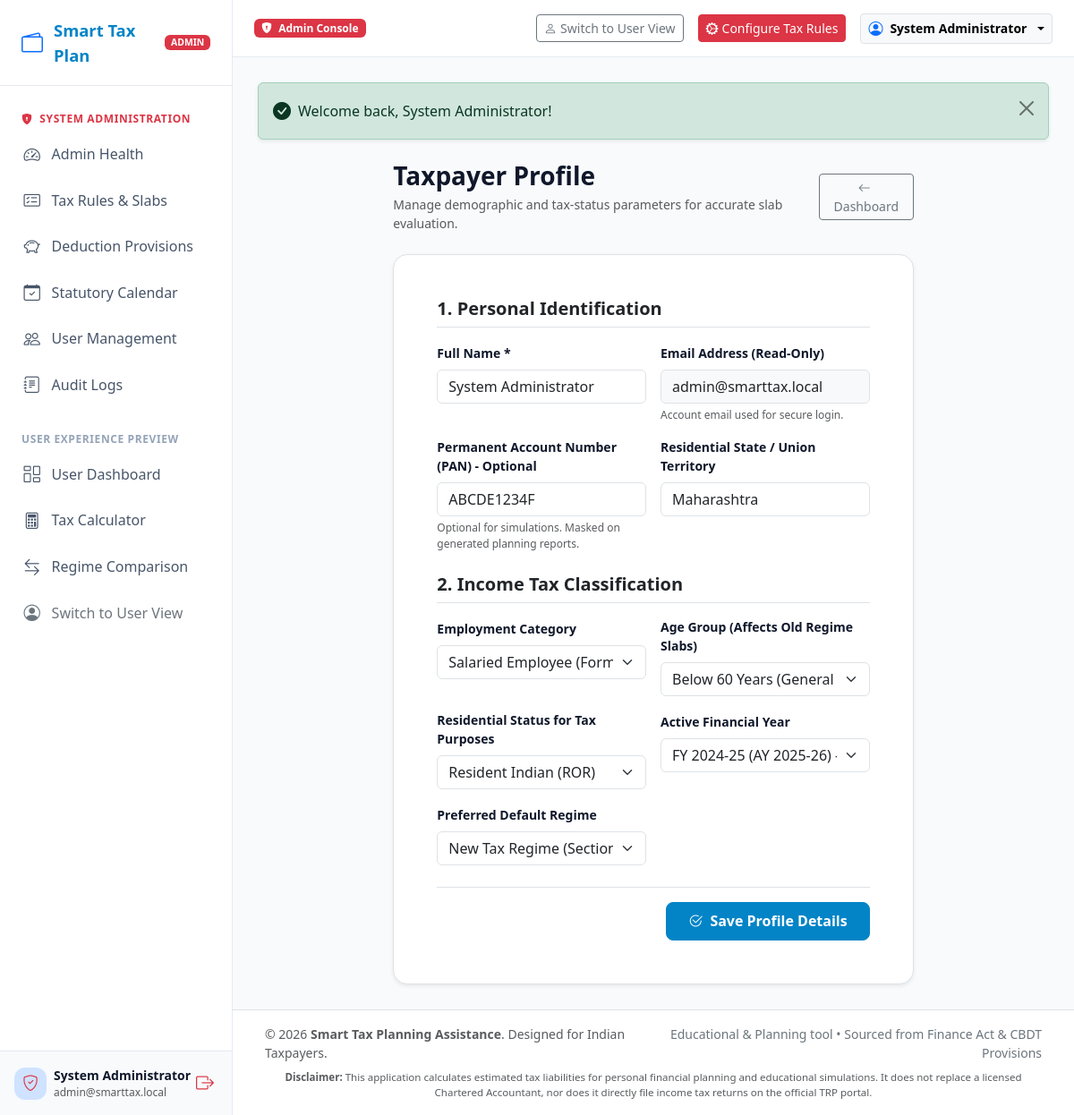
The app's page /profile.php (signed in) with its own data.
### tables this page shows
CREATE TABLE `financial_profiles` (
    `id` INT AUTO_INCREMENT PRIMARY KEY,
    `user_id` INT NOT NULL,
    `financial_year` VARCHAR(10) NOT NULL DEFAULT '2024-25',
    `employment_category` ENUM('salaried', 'self_employed', 'professional', 'student', 'senior_citizen') NOT NULL DEFAULT 'salaried',
    `residential_status` ENUM('resident', 'nri', 'rnor') NOT NULL DEFAULT 'resident',
    `age_category` ENUM('below_60', 'senior_60_80', 'super_senior_80') NOT NULL DEFAULT 'below_60',
    `state` VARCHAR(100) NOT NULL DEFAULT 'Delhi',
    `pan_number` VARCHAR(20) NULL,
    `default_regime` ENUM('new', 'old') NOT NULL DEFAULT 'new',
    `created_at` DATETIME NOT NULL DEFAULT CURRENT_TIMESTAMP,
    `updated_at` DATETIME NOT NULL DEFAULT CURRENT_TIMESTAMP ON UPDATE CURRENT_TIMESTAMP,
    INDEX `idx_profiles_user_fy` (`user_id`, `financial_year`),
    CONSTRAINT `fk_profile_user` FOREIGN KEY (`user_id`) REFERENCES `users` (`id`) ON DELETE CASCADE
);

CREATE TABLE `users` (
    `id` INT AUTO_INCREMENT PRIMARY KEY,
    `name` VARCHAR(150) NOT NULL,
    `email` VARCHAR(191) NOT NULL UNIQUE,
    `password_hash` VARCHAR(255) NOT NULL,
    `role` ENUM('user', 'admin') NOT NULL DEFAULT 'user',
    `status` ENUM('active', 'inactive', 'suspended') NOT NULL DEFAULT 'active',
    `last_login` DATETIME NULL,
    `created_at` DATETIME NOT NULL DEFAULT CURRENT_TIMESTAMP,
    `updated_at` DATETIME NOT NULL DEFAULT CURRENT_TIMESTAMP ON UPDATE CURRENT_TIMESTAMP,
    INDEX `idx_users_email` (`email`),
    INDEX `idx_users_role` (`role`)
);

### profile.php (the view, shortened to what the rows shown need)
<?php
require_once __DIR__ . '/config/app.php';
require_once __DIR__ . '/repositories/UserRepository.php';
$userId = $_SESSION['user_id'];
$userRepo = new UserRepository();
$profile = $userRepo->findById($userId);
require_once __DIR__ . '/includes/header.php';
?>
<div class="row justify-content-center">
    <div class="col-lg-8">
        <div class="glass-card p-4 p-md-5 bg-white border shadow-sm">
            <form method="POST" action="<?= baseUrl('profile.php') ?>">
                <div class="row g-3 mb-4">
                    <div class="col-md-6">
                        <label for="name" class="form-label small fw-semibold">Full Name *</label>
                        <input type="text" class="form-control" id="name" name="name" value="<?= e($profile['name']) ?>" required>
                    </div>
                    <div class="col-md-6">
                        <label for="email" class="form-label small fw-semibold">Email Address (Read-Only)</label>
                        <input type="email" class="form-control bg-light" id="email" value="<?= e($profile['email']) ?>" readonly>
                        <div class="form-text" style="font-size:0.75rem;">Account email used for secure login.</div>
                    </div>
                    <div class="col-md-6">
                        <label for="pan_number" class="form-label small fw-semibold">Permanent Account Number (PAN) - Optional</label>
                        <input type="text" class="form-control text-uppercase" id="pan_number" name="pan_number" maxlength="10" value="<?= e($profile['pan_number'] ?? '') ?>" placeholder="ABCDE1234F">
                        <div class="form-text" style="font-size:0.75rem;">Optional for simulations. Masked on generated planning reports.</div>
                    </div>
                    <div class="col-md-6">
                        <label for="state" class="form-label small fw-semibold">Residential State / Union Territory</label>
                        <input type="text" class="form-control" id="state" name="state" value="<?= e($profile['state'] ?? 'Delhi') ?>">
                    </div>
                </div>
                <div class="row g-3 mb-4">
                    <div class="col-md-6">
                        <label for="employment_category" class="form-label small fw-semibold">Employment Category</label>
                        <select class="form-select" id="employment_category" name="employment_category">
                            <option value="salaried" <?= ($profile['employment_category'] ?? '') === 'salaried' ? 'selected' : '' ?>>Salaried Employee (Form 16)</option>
                        </select>
                    </div>
                    <div class="col-md-6">
                        <label for="age_category" class="form-label small fw-semibold">Age Group (Affects Old Regime Slabs)</label>
                        <select class="form-select" id="age_category" name="age_category">
                            <option value="below_60" <?= ($profile['age_category'] ?? '') === 'below_60' ? 'selected' : '' ?>>Below 60 Years (General Individual)</option>
                        </select>
                    </div>
                    <div class="col-md-6">
                        <label for="residential_status" class="form-label small fw-semibold">Residential Status for Tax Purposes</label>
                        <select class="form-select" id="residential_status" name="residential_status">
                            <option value="resident" <?= ($profile['residential_status'] ?? '') === 'resident' ? 'selected' : '' ?>>Resident Indian (ROR)</option>
                        </select>
                    </div>
                    <div class="col-md-6">
                        <label for="financial_year" class="form-label small fw-semibold">Active Financial Year</label>
                        <select class="form-select" id="financial_year" name="financial_year">
                            <option value="2024-25" <?= ($profile['financial_year'] ?? '') === '2024-25' ? 'selected' : '' ?>>FY 2024-25 (AY 2025-26) - Revised Slabs</option>
                        </select>
                    </div>
                    <div class="col-md-6">
                        <label for="default_regime" class="form-label small fw-semibold">Preferred Default Regime</label>
                        <select class="form-select" id="default_regime" name="default_regime">
                            <option value="new" <?= ($profile['default_regime'] ?? '') === 'new' ? 'selected' : '' ?>>New Tax Regime (Section 115BAC)</option>
                        </select>
                    </div>
                </div>
            </form>
        </div>
    </div>
</div>
<?php require_once __DIR__ . '/includes/footer.php'; ?>

### includes/header.php (shortened to what the rows shown need)
<?php
require_once __DIR__ . '/../config/app.php';
$flash = getFlash();
?>
<!DOCTYPE html>
<html lang="en">
<head>
    <link href="https://cdn.jsdelivr.net/npm/bootstrap@5.3.2/dist/css/bootstrap.min.css" rel="stylesheet">
    <link rel="stylesheet" href="https://cdn.jsdelivr.net/npm/bootstrap-icons@1.11.3/font/bootstrap-icons.min.css">
    <link rel="stylesheet" href="<?= baseUrl('assets/css/style.css') ?>">
    <link rel="stylesheet" href="<?= baseUrl('assets/css/dashboard.css') ?>">
    <link rel="stylesheet" href="<?= baseUrl('assets/css/admin.css') ?>">
</head>
<body>
<?php if (isLoggedIn()): ?>
<div class="app-wrapper">
    <?php require_once __DIR__ . '/sidebar.php'; ?>
    <div class="app-main">
        <header class="app-navbar no-print">
            <div class="d-flex align-items-center gap-3">
                <div class="d-none d-md-flex align-items-center gap-2">
                    <?php if ($isAdminDir || $isAdmin): ?>
                        <span class="badge bg-danger text-white px-2 py-1">
                            <i class="bi bi-shield-lock-fill me-1"></i> Admin Console
                        </span>
                    <?php endif; ?>
                </div>
            </div>
            <div class="d-flex align-items-center gap-3">
                <?php if ($isAdminDir || $isAdmin): ?>
                    <a href="<?= baseUrl('admin/switch.php?to=user') ?>" class="btn btn-sm btn-outline-secondary d-none d-sm-inline-flex align-items-center gap-1" title="Switch to regular user view">
                        <i class="bi bi-person"></i> Switch to User View
                    </a>
                    <a href="<?= baseUrl('admin/tax_rules.php') ?>" class="btn btn-sm btn-danger d-none d-sm-inline-flex align-items-center gap-1">
                        <i class="bi bi-gear-wide-connected"></i> Configure Tax Rules
                    </a>
                <?php endif; ?>
                <div class="dropdown">
                    <button class="btn btn-sm btn-light border dropdown-toggle d-flex align-items-center gap-2" type="button" data-bs-toggle="dropdown" aria-expanded="false">
                        <i class="bi bi-person-circle fs-6 text-primary"></i>
                        <span class="d-none d-md-inline fw-semibold"><?= e($user['name'] ?? 'Account') ?></span>
                    </button>
                </div>
            </div>
        </header>
        <main class="app-content">
            <?php if ($flash): ?>
                <div class="alert alert-<?= e($flash['type']) ?> alert-dismissible fade show shadow-sm mb-4" role="alert">
                    <div class="d-flex align-items-center gap-2">
                        <?php if ($flash['type'] === 'success'): ?>
                            <i class="bi bi-check-circle-fill fs-5"></i>
                        <?php elseif ($flash['type'] === 'danger'): ?>
                            <i class="bi bi-exclamation-triangle-fill fs-5"></i>
                        <?php else: ?>
                            <i class="bi bi-info-circle-fill fs-5"></i>
                        <?php endif; ?>
                        <div><?= e($flash['message']) ?></div>
                    </div>
                    <button type="button" class="btn-close" data-bs-dismiss="alert" aria-label="Close"></button>
                </div>
            <?php endif; ?>
<?php endif; ?>

### includes/sidebar.php (shortened to what the rows shown need)
<?php
$currentScript = basename($_SERVER['PHP_SELF'] ?? '');
$user = currentUser();
$isAdmin = ($user['role'] ?? '') === 'admin';
$isAdminDir = str_contains($_SERVER['SCRIPT_NAME'] ?? '', '/admin/');
?>
<aside class="app-sidebar no-print">
    <a href="<?= ($isAdminDir || $isAdmin) ? baseUrl('admin/dashboard.php') : baseUrl('dashboard.php') ?>" class="sidebar-brand">
        <i class="bi bi-wallet2 text-primary"></i>
        <span>Smart Tax Plan</span>
        <?php if ($isAdminDir || $isAdmin): ?>
            <span class="badge bg-danger small ms-auto" style="font-size:0.65rem;">ADMIN</span>
        <?php endif; ?>
    </a>
    <div class="sidebar-menu">
        <?php if ($isAdminDir || $isAdmin): ?>
            <div class="sidebar-section-title text-danger fw-bold">
                <i class="bi bi-shield-lock-fill me-1"></i> System Administration
            </div>
            <a href="<?= baseUrl('admin/dashboard.php') ?>" class="sidebar-link <?= ($currentScript === 'dashboard.php' && $isAdminDir) ? 'active' : '' ?>">
                <i class="bi bi-speedometer2"></i>
                <span>Admin Health</span>
            </a>
            <a href="<?= baseUrl('admin/tax_rules.php') ?>" class="sidebar-link <?= ($currentScript === 'tax_rules.php') ? 'active' : '' ?>">
                <i class="bi bi-card-checklist"></i>
                <span>Tax Rules &amp; Slabs</span>
            </a>
            <a href="<?= baseUrl('admin/provisions.php') ?>" class="sidebar-link <?= ($currentScript === 'provisions.php') ? 'active' : '' ?>">
                <i class="bi bi-piggy-bank"></i>
                <span>Deduction Provisions</span>
            </a>
            <a href="<?= baseUrl('admin/calendar.php') ?>" class="sidebar-link <?= ($currentScript === 'calendar.php') ? 'active' : '' ?>">
                <i class="bi bi-calendar-check"></i>
                <span>Statutory Calendar</span>
            </a>
            <a href="<?= baseUrl('admin/users.php') ?>" class="sidebar-link <?= ($currentScript === 'users.php') ? 'active' : '' ?>">
                <i class="bi bi-people"></i>
                <span>User Management</span>
            </a>
            <a href="<?= baseUrl('admin/audit_logs.php') ?>" class="sidebar-link <?= ($currentScript === 'audit_logs.php') ? 'active' : '' ?>">
                <i class="bi bi-journal-text"></i>
                <span>Audit Logs</span>
            </a>
            <div class="sidebar-section-title mt-3">User Experience Preview</div>
            <a href="<?= baseUrl('dashboard.php') ?>" class="sidebar-link <?= ($currentScript === 'dashboard.php' && !$isAdminDir) ? 'active' : '' ?>">
                <i class="bi bi-columns-gap"></i>
                <span>User Dashboard</span>
            </a>
            <a href="<?= baseUrl('tax_calculator.php') ?>" class="sidebar-link <?= ($currentScript === 'tax_calculator.php') ? 'active' : '' ?>">
                <i class="bi bi-calculator"></i>
                <span>Tax Calculator</span>
            </a>
            <a href="<?= baseUrl('regime_comparison.php') ?>" class="sidebar-link <?= ($currentScript === 'regime_comparison.php') ? 'active' : '' ?>">
                <i class="bi bi-arrow-left-right"></i>
                <span>Regime Comparison</span>
            </a>
            <a href="<?= baseUrl('admin/switch.php?to=user') ?>" class="sidebar-link text-secondary">
                <i class="bi bi-person-circle"></i>
                <span>Switch to User View</span>
            </a>
        <?php endif; ?>
    </div>
    <div class="sidebar-user-footer">
        <div class="d-flex align-items-center justify-content-between">
            <div class="d-flex align-items-center gap-2 overflow-hidden">
                <div class="stat-icon bg-primary-subtle text-primary" style="width:36px;height:36px;font-size:1.1rem;">
                    <i class="bi <?= ($isAdminDir || $isAdmin) ? 'bi-shield-check text-danger' : 'bi-person text-primary' ?>"></i>
                </div>
                <div class="text-truncate">
                    <div class="fw-semibold text-truncate small"><?= e($user['name'] ?? 'User') ?></div>
                    <div class="text-muted text-truncate" style="font-size:0.75rem;"><?= e($user['email'] ?? '') ?></div>
                </div>
            </div>
            <a href="<?= baseUrl('logout.php') ?>" class="text-danger p-1" title="Sign Out">
                <i class="bi bi-box-arrow-right fs-5"></i>
            </a>
        </div>
    </div>
</aside>

### records on screen
financial_profiles: user.name "System Administrator", user.email "admin@smarttax.local", name "System Administrator", pan_number "ABCDE1234F", state "Maharashtra", employment_category "Salaried Employee (Form 16)", age_category "Below 60 Years (General Individual)", residential_status "Resident Indian (ROR)", financial_year "FY 2024-25 (AY 2025-26) - Revised Slabs", default_regime "New Tax Regime (Section 115BAC)"

### other values on screen
$flash['message'] "Welcome back, System Administrator!"
